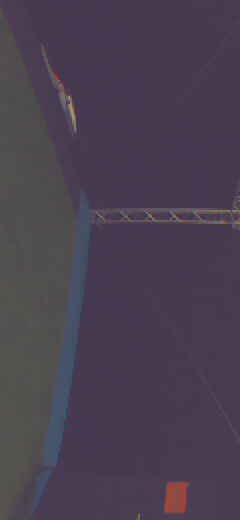
#> input picture prototyping/AE4317_2019_datasets/cyberzoo_poles_panels/20190121-140205/101815814.jpg, 240 x 520 px, found by its file name; its folder holds only this picture in this run
$ python many_YUV_filters.py
#> lines starting #> are read from the running program, lines starting #| are printed output that depends on the picture; after the words box and inside, x2 and y2 are one past the last pixel; in counts of white or black regions, pixels touching at a corner belong together
import cv2
import numpy as np
import os

# Define directory containing images
input_dir = "~/paparazzi/prototyping/AE4317_2019_datasets/cyberzoo_poles_panels/20190121-140205"
input_dir = os.path.expanduser(input_dir)

# Define filter thresholds
filters = {
    "orange": ((50, 200), (0, 120), (160, 220)),
    "black": ((55, 70), (0, 200), (0, 150)),
    "green": ((75, 250), (110, 155), (50, 145))
}

# Generate output directory name based on filter values
filter_desc = "_".join([f"{name}_{y[0]}-{y[1]}_{u[0]}-{u[1]}_{v[0]}-{v[1]}" for name, (y, u, v) in filters.items()])
output_dir = os.path.join(os.path.expanduser("~/paparazzi/prototyping/AE4317_2019_datasets/cyberzoo_poles_panels"), filter_desc)

# Create output directory if it doesn't exist
os.makedirs(output_dir, exist_ok=True)

# Define filter functions
def apply_filter(image, y_range, u_range, v_range):
    mask = (image[:,:,0] >= y_range[0]) & (image[:,:,0] <= y_range[1]) & \
           (image[:,:,1] >= u_range[0]) & (image[:,:,1] <= u_range[1]) & \
           (image[:,:,2] >= v_range[0]) & (image[:,:,2] <= v_range[1])

    filtered = np.zeros_like(image[:,:,0])
    filtered[mask] = 255  # White for detected areas
    return filtered

# Process each image in the directory
for filename in sorted(os.listdir(input_dir)):
    if filename.endswith(".jpg"):
        image_path = os.path.join(input_dir, filename)
        image = cv2.imread(image_path)
#> image is the input picture: shape (520, 240, 3); mean B, G, R 80.4, 63.4, 73.9
        image = cv2.cvtColor(image, cv2.COLOR_BGR2YUV)  # Convert to YUV
#> image: shape (520, 240, 3); mean of channels 0, 1, 2 68.5, 133.9, 132.7
        rotated_image = cv2.rotate(image, cv2.ROTATE_90_COUNTERCLOCKWISE)
#> rotated_image: shape (240, 520, 3); mean of channels 0, 1, 2 68.5, 133.9, 132.7

        # Apply filters
        combined_result = [cv2.cvtColor(rotated_image, cv2.COLOR_YUV2BGR)]
        for name, (y_range, u_range, v_range) in filters.items():
            filtered = apply_filter(rotated_image, y_range, u_range, v_range)
            filtered_bgr = cv2.cvtColor(filtered, cv2.COLOR_GRAY2BGR)

            # Add filter name to image
            cv2.putText(filtered_bgr, name, (10, 30), cv2.FONT_HERSHEY_SIMPLEX, 1, (255, 255, 255), 2, cv2.LINE_AA)
            combined_result.append(filtered_bgr)
#> this loop made 3 passes
#> pass 1, in apply_filter, `mask = (image[:,:,0] >= y_range[0]) & (image[:,:,0] <= y_range[1]) & \..`:
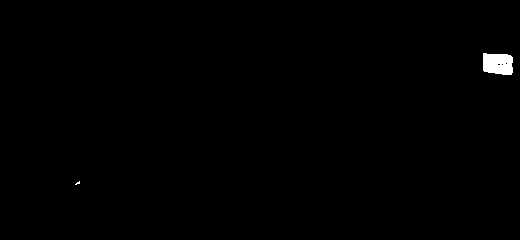
#> mask: shape (240, 520) bool; 0.47% white; 2 white regions (1 under 20 px), largest, box (x1, y1, x2, y2) and area: (483, 53, 513, 75) 579
#> pass 2, in apply_filter (call 2), `mask = (image[:,:,0] >= y_range[0]) & (image[:,:,0] <= y_range[1]) & \..`:
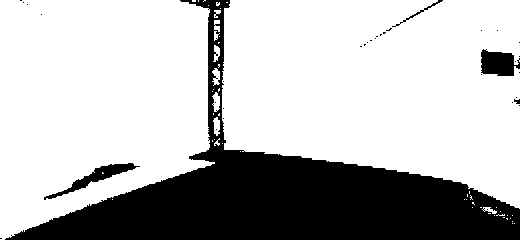
#> mask: shape (240, 520) bool; 73% white; 35 black regions (30 under 20 px), largest, box (x1, y1, x2, y2) and area: (5, 0, 520, 240) 31952, (481, 49, 520, 76) 772, (44, 163, 140, 200) 742, (392, 0, 443, 27) 102, (514, 99, 520, 104) 21
#> after the loop:
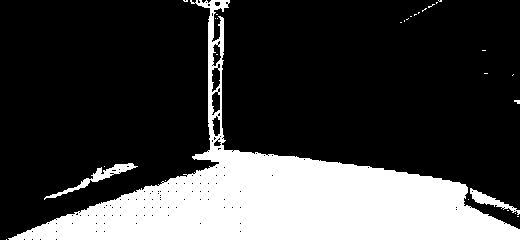
#> filtered: shape (240, 520); 24.9% white; 29 white regions (26 under 20 px), largest, box (x1, y1, x2, y2) and area: (8, 0, 520, 240) 30095, (44, 163, 138, 200) 548, (470, 188, 520, 215) 359
#> after the loop, combined_result = 4 items

        # Stack original + filters side by side
        output_image = np.hstack(combined_result)
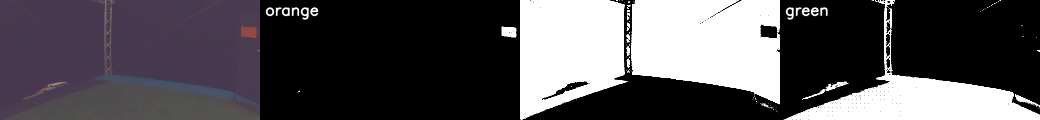
#> output_image: shape (240, 2080, 3) (shown at 1/2 size); mean of channels 0, 1, 2 83.7, 79.5, 82.1; drawn as B, G, R

        # Save output image
        output_path = os.path.join(output_dir, f"filtered_{filename}")
        cv2.imwrite(output_path, output_image)

print(f"Processed images saved in {output_dir}")

$ run again, on prototyping/AE4317_2019_datasets/cyberzoo_poles_panels/20190121-140205/97415881.jpg
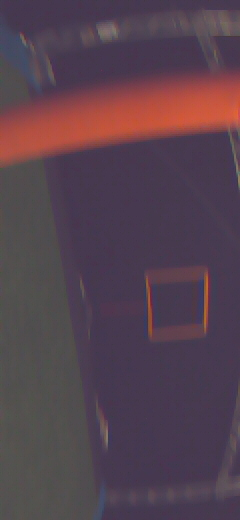
#> input picture prototyping/AE4317_2019_datasets/cyberzoo_poles_panels/20190121-140205/97415881.jpg, 240 x 520 px, found by its file name
#> image is the input picture: shape (520, 240, 3); mean B, G, R 78.8, 66.3, 86.4
#> image: shape (520, 240, 3); mean of channels 0, 1, 2 73.7, 130.5, 139.1
#> rotated_image: shape (240, 520, 3); mean of channels 0, 1, 2 73.7, 130.5, 139.1
#> after the loop `for name, (y_range, u_range, v_range) in filters.items():`:
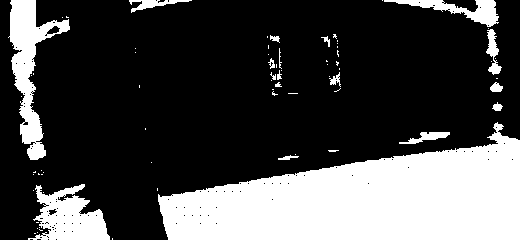
#> filtered: shape (240, 520); 28.2% white; 71 white regions (53 under 20 px), largest, box (x1, y1, x2, y2) and area: (158, 122, 520, 240) 26439, (8, 0, 70, 160) 3478, (28, 184, 110, 240) 2678
#> after the loop `for name, (y_range, u_range, v_range) in filters.items():`: combined_result = 4 items
#> `output_image = np.hstack(combined_result)`:
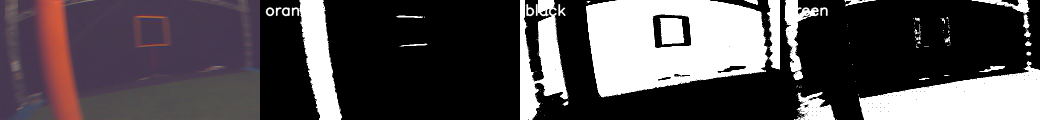
#> output_image: shape (240, 2080, 3) (shown at 1/2 size); mean of channels 0, 1, 2 79.6, 76.5, 81.6; drawn as B, G, R

$ run again, on prototyping/AE4317_2019_datasets/cyberzoo_poles_panels/20190121-140205/64816117.jpg
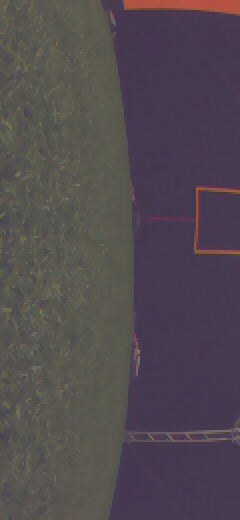
#> input picture prototyping/AE4317_2019_datasets/cyberzoo_poles_panels/20190121-140205/64816117.jpg, 240 x 520 px, found by its file name
#> image is the input picture: shape (520, 240, 3); mean B, G, R 79.5, 74, 82.1
#> image: shape (520, 240, 3); mean of channels 0, 1, 2 77.1, 129.4, 132.4
#> rotated_image: shape (240, 520, 3); mean of channels 0, 1, 2 77.1, 129.4, 132.4
#> after the loop `for name, (y_range, u_range, v_range) in filters.items():`:
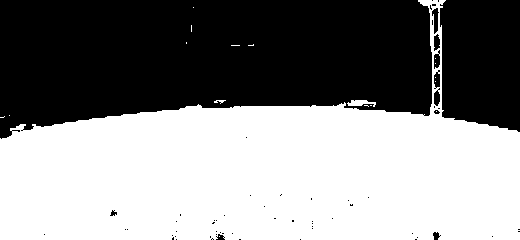
#> filtered: shape (240, 520); 52.9% white; 62 black regions (52 under 20 px), largest, box (x1, y1, x2, y2) and area: (0, 0, 432, 139) 48446, (440, 0, 520, 132) 9685, (432, 8, 439, 34) 106
#> after the loop `for name, (y_range, u_range, v_range) in filters.items():`: combined_result = 4 items
#> `output_image = np.hstack(combined_result)`:
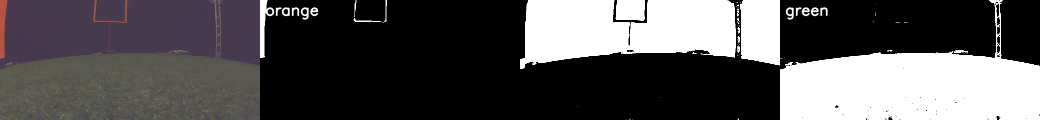
#> output_image: shape (240, 2080, 3) (shown at 1/2 size); mean of channels 0, 1, 2 83.9, 82.5, 84.5; drawn as B, G, R

$ run again, on prototyping/AE4317_2019_datasets/cyberzoo_poles_panels/20190121-140205/94949211.jpg
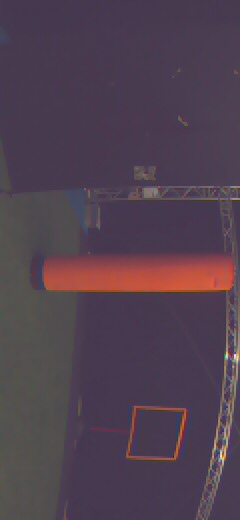
#> input picture prototyping/AE4317_2019_datasets/cyberzoo_poles_panels/20190121-140205/94949211.jpg, 240 x 520 px, found by its file name
#> image is the input picture: shape (520, 240, 3); mean B, G, R 79.8, 64.8, 81.2
#> image: shape (520, 240, 3); mean of channels 0, 1, 2 71.4, 132.2, 136.6
#> rotated_image: shape (240, 520, 3); mean of channels 0, 1, 2 71.4, 132.2, 136.6
#> after the loop `for name, (y_range, u_range, v_range) in filters.items():`:
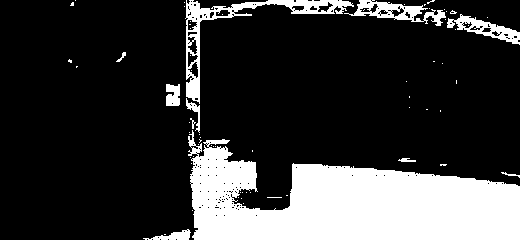
#> filtered: shape (240, 520); 21.4% white; 68 white regions (57 under 20 px), largest, box (x1, y1, x2, y2) and area: (188, 130, 520, 240) 21730, (185, 0, 354, 104) 2244, (344, 0, 446, 26) 983
#> after the loop `for name, (y_range, u_range, v_range) in filters.items():`: combined_result = 4 items
#> `output_image = np.hstack(combined_result)`:
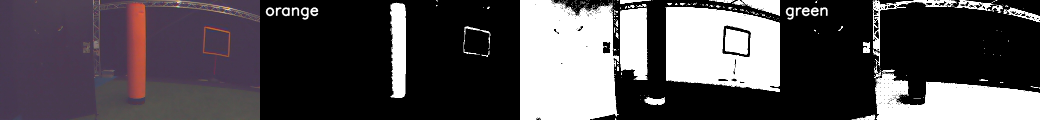
#> output_image: shape (240, 2080, 3) (shown at 1/2 size); mean of channels 0, 1, 2 81.1, 77.4, 81.5; drawn as B, G, R

$ run again, on prototyping/AE4317_2019_datasets/cyberzoo_poles_panels/20190121-140205/96149195.jpg
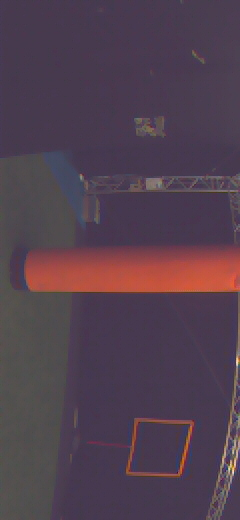
#> input picture prototyping/AE4317_2019_datasets/cyberzoo_poles_panels/20190121-140205/96149195.jpg, 240 x 520 px, found by its file name
#> image is the input picture: shape (520, 240, 3); mean B, G, R 79.1, 64.5, 82.4
#> image: shape (520, 240, 3); mean of channels 0, 1, 2 71.5, 131.8, 137.6
#> rotated_image: shape (240, 520, 3); mean of channels 0, 1, 2 71.5, 131.8, 137.6
#> after the loop `for name, (y_range, u_range, v_range) in filters.items():`: combined_result = 4 items
#> `output_image = np.hstack(combined_result)`:
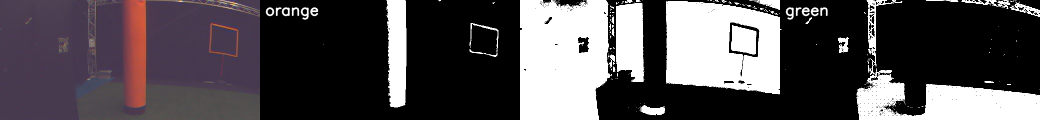
#> output_image: shape (240, 2080, 3) (shown at 1/2 size); mean of channels 0, 1, 2 81.1, 77.5, 82; drawn as B, G, R
